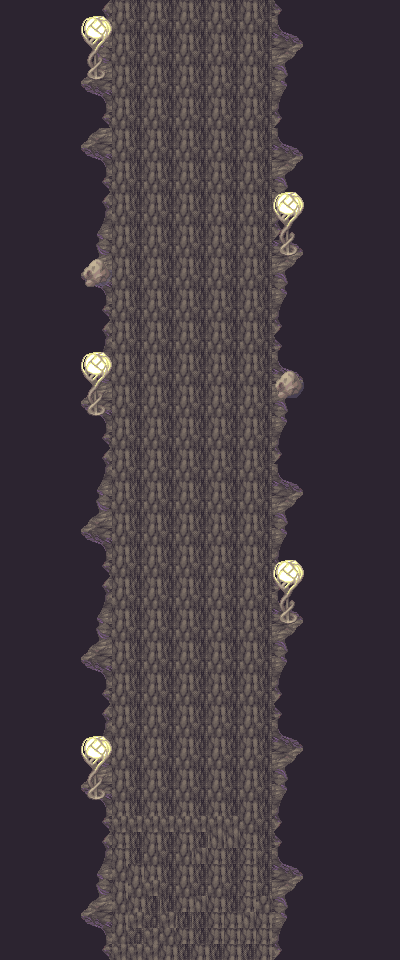

The image is a tile-based game level rendered from a .tmx file. Its description and source (layers, tilesets, objects; grid data summarised) follow:
An orthogonal 25x60 tile map with 16x16 px tiles, 3 tile layers (background, first, second), 2 tilesets and 11 objects (5x object, 4x barrier, 2x entrance).

<map version="1.0" orientation="orthogonal" width="25" height="60" tilewidth="16" tileheight="16">
 <properties>
  <property name="scene-type" value="field" />
  <property name="sound" value="sounds/dungeon.mp3" />
  <property name="tmx" value="maps/M304.tmx" />
 </properties>
 <tileset firstgid="1" name="050-DarkSpace01" tilewidth="16" tileheight="16">
  <image source="050-DarkSpace01.png" width="256" height="640" />
 </tileset>
 <tileset firstgid="641" name="barrier-mask4" tilewidth="16" tileheight="16">
  <image source="barrier-mask4.png" width="64" height="64" />
 </tileset>
 <layer name="background" width="25" height="60">
  <data>[1500 cells, 1500 non-empty, 4 distinct tile ids]</data>
 </layer>
 <layer name="first" width="25" height="60">
  <data>[1500 cells, 840 non-empty, 22 distinct tile ids]</data>
 </layer>
 <layer name="second" width="25" height="60">
  <data>[1500 cells, 48 non-empty, 12 distinct tile ids]</data>
 </layer>
 <objectgroup name="entrances" width="25" height="60">
  <object name="dungeon-4-south" type="entrance" x="112" y="928" width="160" height="32">
   <properties>
    <property name="ID" value="M301" />
    <property name="dest" value="dungeon-1-north" />
   </properties>
  </object>
  <object name="dungeon-4-north" type="entrance" x="112" y="0" width="160" height="32">
   <properties>
    <property name="ID" value="M306" />
    <property name="dest" value="body" />
   </properties>
  </object>
 </objectgroup>
 <objectgroup name="barriers" width="25" height="60">
  <object type="barrier" x="-320" y="0" width="416" height="960" />
  <object type="barrier" x="272" y="0" width="320" height="960" />
  <object type="barrier" x="80" y="-16" width="240" height="16" />
  <object type="barrier" x="80" y="960" width="240" height="16" />
 </objectgroup>
 <objectgroup name="semi-transparents" width="25" height="60" />
 <objectgroup name="objects" width="25" height="60">
  <object type="object" x="144" y="576">
   <properties>
    <property name="ID" value="E411" />
    <property name="flags" value="F406,F409,F402,F405,F412,F411" />
   </properties>
  </object>
  <object type="object" x="202" y="578">
   <properties>
    <property name="ID" value="E412" />
    <property name="flags" value="F406,F410,F413,F404,F401,F409" />
   </properties>
  </object>
  <object type="object" x="163" y="505">
   <properties>
    <property name="ID" value="E413" />
    <property name="flags" value="F406,F403,F411,F410,F408,F407" />
   </properties>
  </object>
  <object type="object" x="242" y="644">
   <properties>
    <property name="ID" value="E412" />
    <property name="flags" value="F406,F413,F404,F407,F406,F402" />
   </properties>
  </object>
  <object type="object" x="157" y="654">
   <properties>
    <property name="ID" value="E411" />
    <property name="flags" value="F406,F406,F408,F412,F404,F413" />
   </properties>
  </object>
 </objectgroup>
</map>
